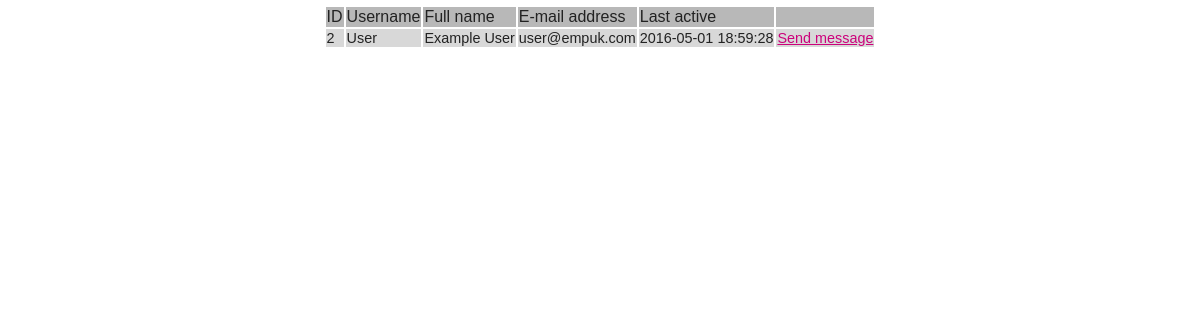
The page /mentor/view-student.php (signed in) on the database its author committed.
### tables this page shows
CREATE TABLE IF NOT EXISTS `empuk_users` (
  `id` int(16) NOT NULL AUTO_INCREMENT,
  `username` varchar(30) NOT NULL,
  `password` varchar(127) NOT NULL,
  `forename` varchar(20) NOT NULL,
  `surname` varchar(20) NOT NULL,
  `email` varchar(60) NOT NULL,
  `question` int(1) NOT NULL,
  `answer` varchar(127) NOT NULL,
  `role` varchar(10) NOT NULL,
  `paired` tinyint(1) NOT NULL,
  `online` tinyint(1) NOT NULL,
  `last_active` datetime NOT NULL,
  `attempts` int(1) NOT NULL,
  `time_locked` datetime NOT NULL,
  PRIMARY KEY (`id`)
);

### mentor/view-student.php (the view, shortened to what this page needs)
<link type="text/css" rel="stylesheet" href="../style.css" />
<?php
require '../db.php';
if($_SESSION['role'] == "Mentor"){
	$sql = "SELECT id, username, forename, surname, email, role,paired,online, last_active
	FROM empuk_users
	WHERE role ='User'
	ORDER BY id DESC";
	$result = $conn->query($sql);
	if ($result->num_rows > 0)
	{
		echo "<table id='user-table'><tr id='usertable-toprow'><td>ID</td><td>Username</td><td>Full name</td><td>E-mail address</td><td>Last active</td><td></td></tr>";
		while($row = $result->fetch_assoc()) {
				echo "<tr id='usertable-datarow'><td>" . $row['id'] . "</td><td>". $row['username']."</td><td>" . $row['forename'] . " " . $row['surname'] .  "</td><td>" . $row['email'] . "</td><td>" . $row['last_active'] . "</td><td><a href='#' class='send' id='" . $row['id'] . "'>Send message</a></td></tr>";
		}
		echo "</table>";
	}
	else
	{
		echo $conn->error;
	}
}
else {
	header("Location: ../index.php");
}
?>

### style.css (style rules this page uses)
a { color:#CC027B; text-decoration:underline; }
#user-table { margin:5px auto; }
#usertable-toprow { background-color:#b8b8b8; padding:2px; }
#usertable-datarow { background-color:#d8d8d8; font-size:90%; padding:2px; }

### rows shown on the page
empuk_users: id "2", username "User", forename "Example", surname "User", email "user@empuk.com", last_active "2016-05-01 18:59:28"
